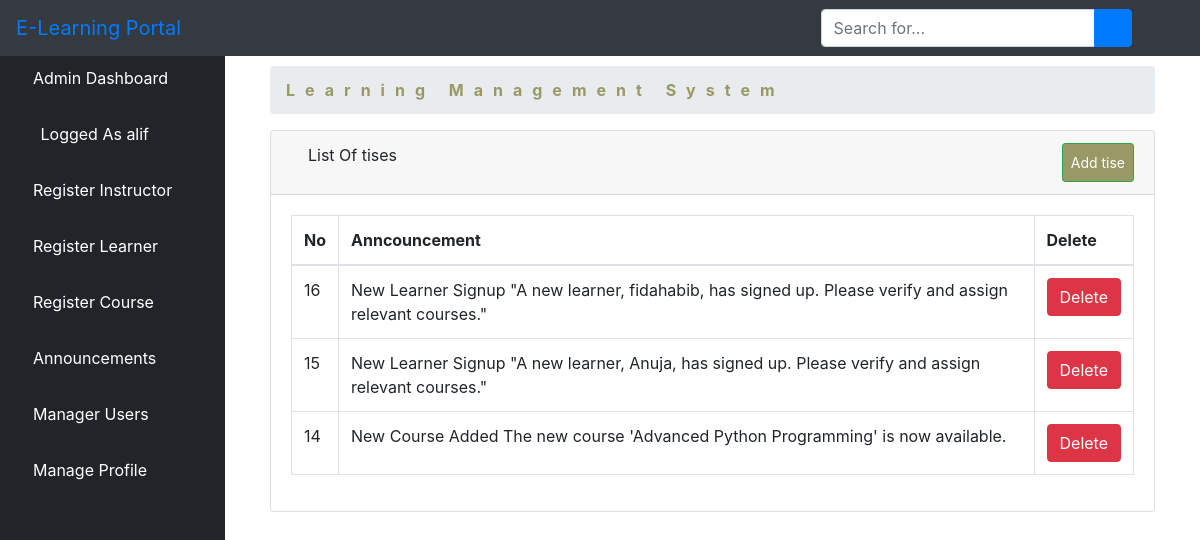
The page /alistalltise/ (signed in) on the database its author committed.
### elearn/models.py (models this page shows, shortened)
class User(AbstractUser):
    is_learner = models.BooleanField(default=False)
    is_instructor = models.BooleanField(default=False)
    is_admin = models.BooleanField(default=False)

class Announcement(models.Model):
    user = models.ForeignKey(User, on_delete=models.CASCADE)
    content = models.TextField()
    posted_at = models.DateTimeField(auto_now=True, null=True)

### elearn/views.py (the view)
# urls.py: path('alistalltise/', views.ListAllTise.as_view(), name='alistalltise'),
class ListAllTise(LoginRequiredMixin, ListView):
    model = Announcement
    template_name = 'dashboard/admin/list_tises.html'
    context_object_name = 'tises'
    paginated_by = 10
    def get_queryset(self):
        return Announcement.objects.order_by('-id')

### elearn/templates/dashboard/admin/list_tises.html (shortened to what this page needs)
{% extends 'dashboard/admin/base.html' %}
{% block body %}
        <div class="container-fluid">
        <div class="row">
          <div class="col-12 mb-3">
          <div class="col-12 mb-3">
                <div id="content-wrapper">
        <div class="container-fluid">
            <ol class="breadcrumb">
                <li class="breadcrumb-item">
                    <a href="#" style="color: #999965; font-weight: bold; letter-spacing: 10px">Learning Management System</a>
                </li>
            </ol>
            <div class="card mb-3">
                <div class="card-header">
                    <i class="fas fa-table"></i>
                    List Of tises
                    <a  class="btn btn-sm btn-success" href="" style="padding: 8px; float: right; background-color: #999965; color: white;">Add tise</a>
                </div>
                <div class="card-body">
                    <div class="table-responsive">
                        <table class="table table-bordered" id="dataTable" width="100%" cellspacing="0">
                            <thead>
                            <tr>
                                <th>No</th>
                                <th>Anncouncement</th>
                                <th>Delete</th>
                            </tr>
                            </thead>
                            <tbody>
                              {% if tises %}
                              {% for tise in tises %}
                                <tr>
                                    <td>{{ tise.id }}</td>
                                    <td>{{ tise.content }}</td>
        <td>
          <a href="{% url 'adpost' tise.pk %}"><button type="button" class="btn btn-danger"> Delete</button></a></td>
                                </tr>
                                {% endfor %}
                                {% endif %}
                            </tbody>
                        </table>
                    </div>
                </div>
            </div>
        </div>
    </div>
          </div>
        </div>
      </div>
    </div>
{% endblock %}

### elearn/templates/dashboard/admin/base.html (shortened to what this page needs)
<!DOCTYPE html>
<html lang="en">
<head>
    {% load static %}
    <link href="{% static 'vendor/fontawesome-free/css/all.min.css' %}" rel="stylesheet" type="text/css">
    <link href="{% static 'vendor/datatables/dataTables.bootstrap4.css' %}" rel="stylesheet">
    <link href="{% static 'css/sb-admin.css' %}" rel="stylesheet">
</head>
<body id="page-top">
<nav class="navbar navbar-expand navbar-dark bg-dark fixed-top">
    <a class="navbar-brand mr-1 text-primary" href="">E-Learning Portal</a>
    <button class="btn btn-link btn-sm text-white order-1 order-sm-0" id="sidebarToggle" href="#">
        <i class="fas fa-bars"></i>
    </button>
    <form class="d-none d-md-inline-block form-inline ml-auto mr-0 mr-md-3 my-2 my-md-0">
        <div class="input-group">
            <input type="text" class="form-control" placeholder="Search for..." aria-label="Search" aria-describedby="basic-addon2">
            <div class="input-group-append">
                <button class="btn btn-primary" type="button">
                    <i class="fas fa-search"></i>
                </button>
            </div>
        </div>
    </form>
    <ul class="navbar-nav ml-auto ml-md-0">
        <li class="nav-item dropdown no-arrow">
            <a class="nav-link dropdown-toggle" href="#" id="userDropdown" role="button" data-toggle="dropdown" aria-haspopup="true" aria-expanded="false">
                <i class="fas fa-user-circle fa-fw text-primary"></i>
            </a>
        </li>
    </ul>
</nav>
<div id="wrapper" style="padding-top: 50px;">
<ul class="sidebar navbar-nav">
    <li class="nav-item active">
        <a class="nav-link" href="{% url 'dashboard' %}">
         <i class="fa fa-home" aria-hidden="true"></i>
            <span>Admin Dashboard</span>
        </a>
    </li>
    <li class="nav-item active">
        <a class="nav-link" href="">
            <i class="fas fa-user-circle fa-fw text-primary"></i>
            <span>Logged As {{ user.username }}</span>
        </a>
    </li>
    <li class="nav-item">
        <a class="nav-link" href="{% url 'isign' %}">
        <i class="fas fa-chalkboard-teacher"></i>
            <span style="color: white">Register Instructor</span>
        </a>
    </li>
     <li class="nav-item">
        <a class="nav-link" href="{% url 'addlearner' %}">
        <i class="fas fa-user-graduate"></i>
            <span style="color: white">Register Learner</span>
        </a>
    </li>
    <li class="nav-item">
        <a class="nav-link" href="{% url 'course' %}">
        <i class="fas fa-book-reader"></i>
            <span style="color: white">Register Course</span>
        </a>
    </li>
    <li class="nav-item dropdown no-arrow">
                            <a class="nav-link dropdown-toggle" data-toggle="dropdown" aria-haspopup="true" aria-expanded="false" href="">
        <i class="fas fa-bell"></i>
            <span style="color: white">Announcements</span>
        </a>
        </li>
    <li class="nav-item">
        <a class="nav-link" href="{% url 'aluser' %}">
            <i class="fas fa-users"></i>
            <span style="color: white">Manager Users</span>
        </a>
    </li>
    <li class="nav-item dropdown no-arrow">
                            <a class="nav-link dropdown-toggle" data-toggle="dropdown" aria-haspopup="true" aria-expanded="false" href="">
            <i class="fas fa-user"></i>
            <span style="color: white">Manage Profile</span>
        </a>
        </li>
</ul>
    {% block body %}{% endblock %}
</div>

### rows shown on the page
User: username "alif"
Announcement: id "16", content "New Learner Signup \"A new learner, fidahabib, has signed up. Please verify and assign relevant courses.\""
Announcement: id "15", content "New Learner Signup \"A new learner, Anuja, has signed up. Please verify and assign relevant courses.\""
Announcement: id "14", content "New Course Added The new course 'Advanced Python Programming' is now available."
